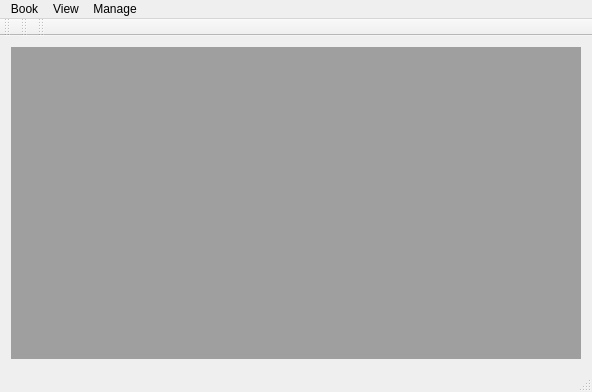
<?xml version="1.0" encoding="UTF-8"?>
<ui version="4.0">
 <class>FMainWindow</class>
 <widget class="QMainWindow" name="FMainWindow">
  <property name="geometry">
   <rect>
    <x>0</x>
    <y>0</y>
    <width>592</width>
    <height>392</height>
   </rect>
  </property>
  <property name="windowTitle">
   <string>hacc</string>
  </property>
  <property name="windowIcon">
   <iconset resource="../../res/hacc.qrc">
    <normaloff>:/items/money.png</normaloff>:/items/money.png</iconset>
  </property>
  <widget class="QWidget" name="centralWidget">
   <layout class="QVBoxLayout" name="verticalLayout">
    <item>
     <widget class="QMdiArea" name="mdiArea"/>
    </item>
   </layout>
  </widget>
  <widget class="QMenuBar" name="menuBar">
   <property name="geometry">
    <rect>
     <x>0</x>
     <y>0</y>
     <width>592</width>
     <height>24</height>
    </rect>
   </property>
   <widget class="QMenu" name="menuBook">
    <property name="title">
     <string>Book</string>
    </property>
    <addaction name="separator"/>
    <addaction name="actionNew"/>
    <addaction name="actionOpen"/>
    <addaction name="actionClose"/>
    <addaction name="separator"/>
    <addaction name="actionOptions"/>
    <addaction name="separator"/>
    <addaction name="actionExit"/>
   </widget>
   <widget class="QMenu" name="menuManage">
    <property name="title">
     <string>Manage</string>
    </property>
    <addaction name="actionIcons"/>
    <addaction name="separator"/>
   </widget>
   <widget class="QMenu" name="menuView">
    <property name="title">
     <string>View</string>
    </property>
    <addaction name="actionMDI_mode"/>
   </widget>
   <addaction name="menuBook"/>
   <addaction name="menuView"/>
   <addaction name="menuManage"/>
  </widget>
  <widget class="QToolBar" name="mainToolBar">
   <property name="windowTitle">
    <string>Main toolbar</string>
   </property>
   <attribute name="toolBarArea">
    <enum>TopToolBarArea</enum>
   </attribute>
   <attribute name="toolBarBreak">
    <bool>false</bool>
   </attribute>
  </widget>
  <widget class="QStatusBar" name="statusBar"/>
  <widget class="QToolBar" name="actionsWindowsToolbar">
   <property name="windowTitle">
    <string>Windows toolbar</string>
   </property>
   <attribute name="toolBarArea">
    <enum>TopToolBarArea</enum>
   </attribute>
   <attribute name="toolBarBreak">
    <bool>false</bool>
   </attribute>
  </widget>
  <widget class="QToolBar" name="transactionsBar">
   <property name="windowTitle">
    <string>toolBar</string>
   </property>
   <attribute name="toolBarArea">
    <enum>TopToolBarArea</enum>
   </attribute>
   <attribute name="toolBarBreak">
    <bool>false</bool>
   </attribute>
  </widget>
  <action name="actionNew">
   <property name="icon">
    <iconset resource="../../res/hacc.qrc">
     <normaloff>:/main/icons/document-new.png</normaloff>:/main/icons/document-new.png</iconset>
   </property>
   <property name="text">
    <string>New...</string>
   </property>
   <property name="shortcut">
    <string>Ctrl+N</string>
   </property>
  </action>
  <action name="actionOpen">
   <property name="icon">
    <iconset resource="../../res/hacc.qrc">
     <normaloff>:/main/icons/document-open-data.png</normaloff>:/main/icons/document-open-data.png</iconset>
   </property>
   <property name="text">
    <string>Open...</string>
   </property>
   <property name="shortcut">
    <string>Ctrl+O</string>
   </property>
  </action>
  <action name="actionClose">
   <property name="icon">
    <iconset resource="../../res/hacc.qrc">
     <normaloff>:/main/icons/document-close.png</normaloff>:/main/icons/document-close.png</iconset>
   </property>
   <property name="text">
    <string>Close</string>
   </property>
  </action>
  <action name="actionExit">
   <property name="icon">
    <iconset resource="../../res/hacc.qrc">
     <normaloff>:/main/icons/application-exit.png</normaloff>:/main/icons/application-exit.png</iconset>
   </property>
   <property name="text">
    <string>Exit</string>
   </property>
  </action>
  <action name="actionIcons">
   <property name="icon">
    <iconset resource="../../res/hacc.qrc">
     <normaloff>:/items/icon.png</normaloff>:/items/icon.png</iconset>
   </property>
   <property name="text">
    <string>Icons</string>
   </property>
  </action>
  <action name="actionMDI_mode">
   <property name="checkable">
    <bool>true</bool>
   </property>
   <property name="text">
    <string>MDI mode</string>
   </property>
  </action>
  <action name="actionOptions">
   <property name="icon">
    <iconset resource="../../res/hacc.qrc">
     <normaloff>:/main/icons/dialog-ok.png</normaloff>:/main/icons/dialog-ok.png</iconset>
   </property>
   <property name="text">
    <string>Options</string>
   </property>
  </action>
 </widget>
 <layoutdefault spacing="6" margin="11"/>
 <resources>
  <include location="../../res/hacc.qrc"/>
 </resources>
 <connections>
  <connection>
   <sender>actionExit</sender>
   <signal>triggered()</signal>
   <receiver>FMainWindow</receiver>
   <slot>close()</slot>
   <hints>
    <hint type="sourcelabel">
     <x>-1</x>
     <y>-1</y>
    </hint>
    <hint type="destinationlabel">
     <x>298</x>
     <y>198</y>
    </hint>
   </hints>
  </connection>
 </connections>
</ui>
